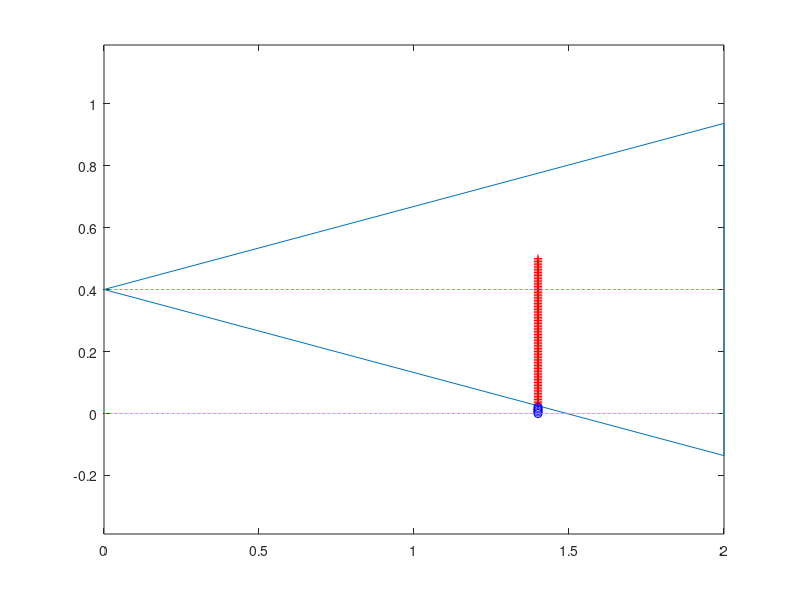

MATLAB code for this plot:
clear

SenVert = 30;
MountAngle = 0; %+ve clockwise
Gamma = 0.1;

Alpha = ((SenVert/2) + MountAngle)*(pi/180);
Beta = ((SenVert/2) - MountAngle)*(pi/180);

% DistanceHi = linspace(0.1,200,3999); %increment 50mm
% DistanceHi = linspace(0.1,20,399); %increment 50mm
DistanceHi = linspace(0,2,1911); %increment 10mm
DistanceHiT = transpose(DistanceHi);

% ZPos = linspace(0.1,2.4,461); %increment 5mm
% % ZPos = linspace(0.1,2.4,231); %increment 10mm
% ZPosT = transpose(ZPos);
ZPos = 0.4;

l = tan((Alpha-Beta)/2)*DistanceHiT + ZPos;
y1 = -tan(Beta)*DistanceHiT + ZPos;
y2 = tan(Alpha)*DistanceHiT + ZPos;
g = 0*DistanceHiT ;
obj = linspace(0,0.5,101);

xv = [0 max(DistanceHiT) max(DistanceHiT) 0]';
yv = [ZPos min(y1) max(y2) ZPos]';

% xq = DistanceHiT;
xq = 1.4*ones(size(obj));
% yq = g;
yq = obj;

[in,on] = inpolygon(xq,yq,xv,yv);

% inGnd = xq(in);
% Gnd = inGnd(1);

inObj = yq(in);
if norm(inObj) > 0
    Obj = inObj(1)
else
    Obj = NaN;
end
figure

plot(xv,yv) % polygon
axis equal

hold on
plot(xq(in),yq(in),'r+') % points inside
plot(xq(~in),yq(~in),'bo') % points outside
plot(DistanceHiT,l,'--')
plot(DistanceHiT,g,'g--')
hold off